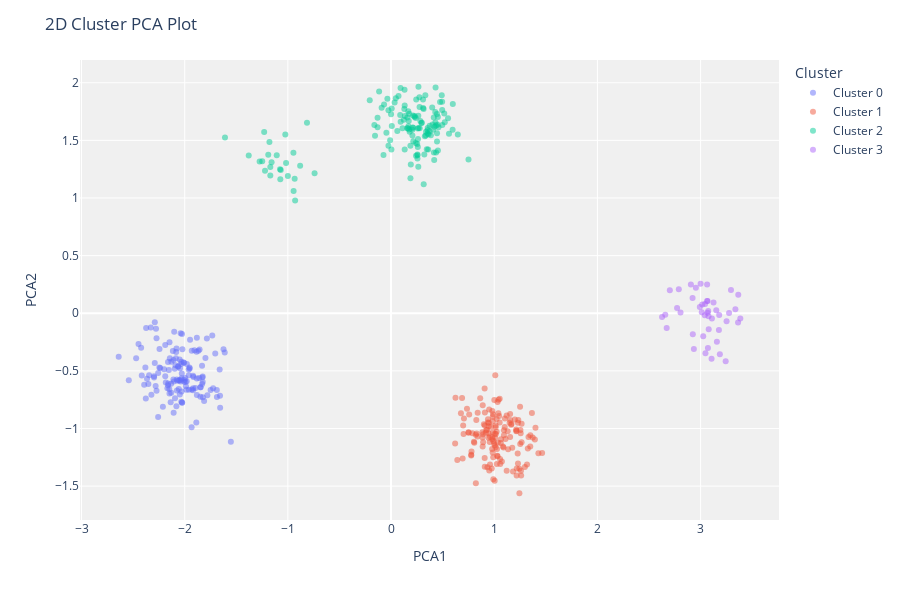

This figure's notebook cell:
### Markdown cell above
Plot K-Means clusters

### Code cell
plot_model(kmeans)

### Figure 1 — Plotly figure (JSON) as saved in the notebook; plotly's stock layout.template omitted (floating-point values rounded to 4 significant figures; data arrays with more than 128 entries replaced by an {"elided": "..."} marker saying what was removed)
{"data": [{"customdata": {"elided": "141x1 int values"}, "hovertemplate": "Cluster=Cluster 0<br>PCA1=%{x}<br>PCA2=%{y}<br>Feature=%{customdata[0]}<extra></extra>", "legendgroup": "Cluster 0", "marker": {"color": "#636efa", "opacity": 0.5, "symbol": "circle"}, "mode": "markers", "name": "Cluster 0", "orientation": "v", "showlegend": true, "textposition": "top center", "type": "scatter", "x": {"elided": "141 float values"}, "xaxis": "x", "y": {"elided": "141 float values"}, "yaxis": "y"}, {"customdata": {"elided": "147x1 int values"}, "hovertemplate": "Cluster=Cluster 1<br>PCA1=%{x}<br>PCA2=%{y}<br>Feature=%{customdata[0]}<extra></extra>", "legendgroup": "Cluster 1", "marker": {"color": "#EF553B", "opacity": 0.5, "symbol": "circle"}, "mode": "markers", "name": "Cluster 1", "orientation": "v", "showlegend": true, "textposition": "top center", "type": "scatter", "x": {"elided": "147 float values"}, "xaxis": "x", "y": {"elided": "147 float values"}, "yaxis": "y"}, {"customdata": {"elided": "148x1 int values"}, "hovertemplate": "Cluster=Cluster 2<br>PCA1=%{x}<br>PCA2=%{y}<br>Feature=%{customdata[0]}<extra></extra>", "legendgroup": "Cluster 2", "marker": {"color": "#00cc96", "opacity": 0.5, "symbol": "circle"}, "mode": "markers", "name": "Cluster 2", "orientation": "v", "showlegend": true, "textposition": "top center", "type": "scatter", "x": {"elided": "148 float values"}, "xaxis": "x", "y": {"elided": "148 float values"}, "yaxis": "y"}, {"customdata": [[26], [26], [26], [25], [20], [24], [24], [29], [31], [23], [26], [22], [28], [28], [28], [17], [25], [21], [25], [18], [24], [24], [25], [29], [21], [20], [27], [27], [28], [17], [23], [23], [26], [18], [22], [24], [30], [20], [25], [17], [22], [28], [24], [28]], "hovertemplate": "Cluster=Cluster 3<br>PCA1=%{x}<br>PCA2=%{y}<br>Feature=%{customdata[0]}<extra></extra>", "legendgroup": "Cluster 3", "marker": {"color": "#ab63fa", "opacity": 0.5, "symbol": "circle"}, "mode": "markers", "name": "Cluster 3", "orientation": "v", "showlegend": true, "textposition": "top center", "type": "scatter", "x": [2.993, 2.806, 3.071, 2.922, 3.067, 3.385, 3.152, 3.063, 2.935, 3.043, 2.702, 3.025, 2.772, 2.658, 3.243, 3.365, 3.041, 3.068, 2.789, 3.063, 3.074, 3.178, 3.363, 3.047, 3.18, 3.012, 3.187, 2.925, 3.158, 3.295, 3.077, 3.337, 3.079, 2.906, 3.276, 3.016, 2.627, 2.954, 3.11, 3.252, 3.0, 3.106, 3.125, 2.671], "xaxis": "x", "y": [0.05333, 0.006456, -0.3021, 0.133, 0.1065, -0.04449, 0.02598, 0.1071, -0.3094, 0.07922, 0.1996, -0.2002, 0.04516, -0.01365, -0.4163, 0.1605, -0.01665, 0.003495, 0.208, 0.2489, 0.01859, -0.1458, -0.08095, -0.3462, -0.01615, 0.008612, -0.3562, -0.1815, -0.2483, 0.2022, -0.02685, 0.0349, -0.1396, 0.2504, 0.002247, 0.07596, -0.03279, 0.2215, -0.04591, -0.07031, 0.2557, -0.3951, 0.09224, -0.1271], "yaxis": "y"}], "layout": {"height": 600, "legend": {"title": {"text": "Cluster"}, "tracegroupgap": 0}, "margin": {"t": 60}, "plot_bgcolor": "rgb(240,240,240)", "title": {"text": "2D Cluster PCA Plot"}, "xaxis": {"anchor": "y", "domain": [0, 1], "title": {"text": "PCA1"}}, "yaxis": {"anchor": "x", "domain": [0, 1], "title": {"text": "PCA2"}}}}
